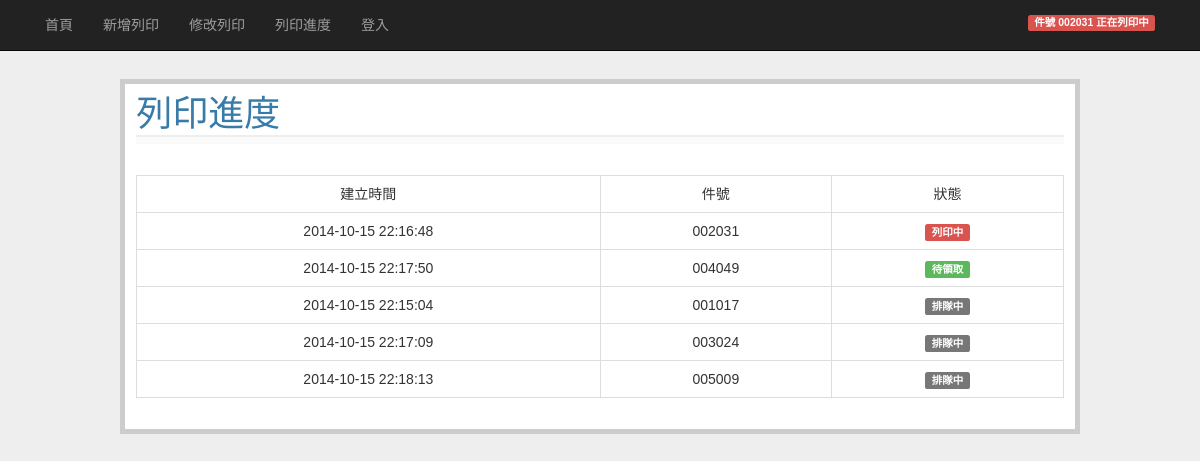
/show_print, run on an earlier commit of the app's database.
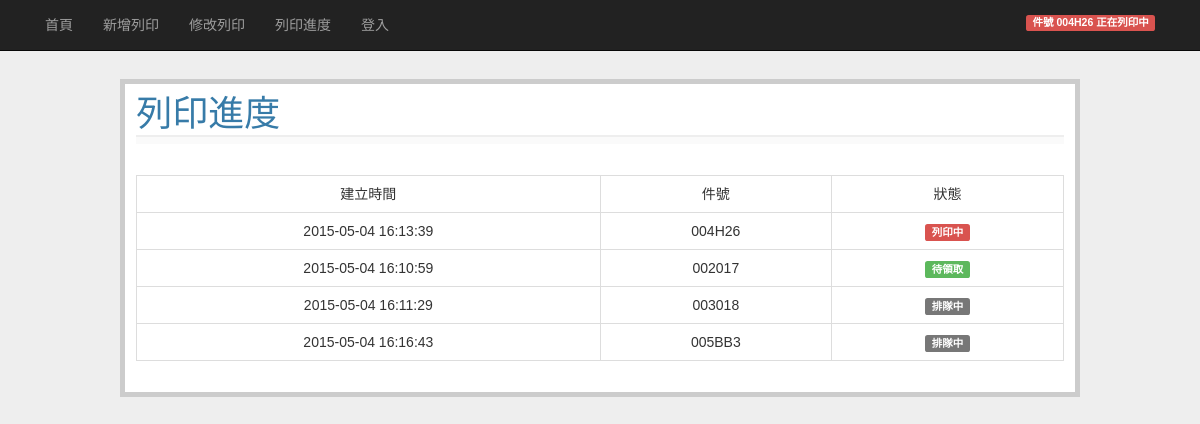
And on a later commit of the database.
### tables this page shows
CREATE TABLE prints (
  id integer primary key autoincrement,
  create_time datetime default (datetime('now','localtime')),
  print_id CHAR(6) UNIQUE not null,
  stu_id CHAR(10) not null,
  name string not null,
  phone CHAR(10) not null,
  status int not null
);

### web_server.py (the view)
@app.route('/show_print')
def show_entries(grbl=0):
    title="列印進度"
    if not session.get('logged_in'):
        cur = g.db.execute('select create_time, print_id, stu_id, status from prints where status<>"4" order by status desc,create_time asc')
        entries = [dict(create_time=row[0],print_id=row[1],stu_id=row[2],status=row[3]) for row in cur.fetchall()]
    else:
        cur = g.db.execute('select create_time, print_id, stu_id, name, phone, status from prints where status<>"4" order by status desc,create_time asc')
        entries = [dict(create_time=row[0],print_id=row[1],stu_id=row[2],name=row[3],phone=row[4],status=row[5]) for row in cur.fetchall()]
    return render_template('show_entries.html', entries=entries,printnow=get_print_now_id(),title=title,grbl=grbl)

### web_server.py (called while the page is built)
def connect_db():
    return sqlite3.connect(app.config['DATABASE'])

def get_print_now_id():
    pt = g.db.execute('select print_id from prints where status=3')
    printnow=pt.fetchall()
    return printnow[0][0] if printnow else None

@app.before_request
def before_request():
    g.db = connect_db()

@app.teardown_request
def teardown_request(exception):
    db = getattr(g, 'db', None)
    if db is not None:
        db.close()

### templates/show_entries.html (shortened to what this page needs)
{% extends "layout.html" %}
{% block input %}
<br>
<table id="status" class="table table-bordered text-center">
  <tr>
    <td class="col-md-2">建立時間</td>
    <td class="col-md-1">件號</td>
    <td class="col-md-1">狀態</td>
  </tr>
{% for entry in entries %}
    <tr>
      <td Style="vertical-align:middle; height: auto;">{{ entry.create_time }}</td>
      <td Style="vertical-align:middle; height: auto;">{{ entry.print_id }}</td>
      <td Style="vertical-align:middle; height: auto;">
        <span class="label
        {% if entry.status==1 %}
           label-default ">排隊中</span>
        {% elif entry.status==3 %}
           label-danger">列印中</span>
        {% elif entry.status==2 %}
           label-success">待領取</span>
        {% elif entry.status==0 %}
           label-default">Creating</span>
        {% endif %}
      </td>
    </tr>
{% else %}
<tr>
  <td colspan='7'><em>尚未有任何列印佇列。</em></td>
</tr>
{% endfor %}
</table>
{% endblock %}

### templates/layout.html (shortened to what this page needs)
<!doctype html>
<head>
  <link href="{{ url_for('static', filename='css/bootstrap.css') }}" rel="stylesheet" media="screen">
  <link rel=stylesheet type=text/css href="{{ url_for('static', filename='style.css') }}">
</head>
<body>
  <nav class="navbar navbar-default navbar-static-top navbar-inverse" role="navigation">
    <div class="container">
      <span>
      <ul class="nav navbar-nav">
          <li><a href="{{ url_for('show_index') }}">首頁</a></li>
          <li><a href="{{ url_for('add_entry') }}">新增列印</a></li>
          <li><a href="{{ url_for('search_entry') }}">修改列印</a></li>
          <li><a href="{{ url_for('show_entries') }}">列印進度</a></li>
          <li>
            {% if not session.logged_in %}
              <a href="{{ url_for('login') }}">登入</a>
            {% else %}
              <a href="{{ url_for('logout') }}">登出</a>
            {% endif %}
          </li>
      </ul>
      </span>
      {% if printnow!=None %}
      <span class="label label-danger status-r-margin pull-right">  件號 {{ printnow }} 正在列印中</span>
      {% else %}
      <span class="label label-success status-r-margin pull-right">機器待命中</span>
      {% endif %}
    </div>
  </nav>
  <div class="row page">
    <h1>{{ title }}</h1>
    <div class=metanav>
    </div>
    {% block input %}{% endblock %}
  </div>
</body>

What changed in the data, as far as the page shows it:
removed prints: print "002031", create_time "2014-10-15 22:16:48", print_id "002031", status "列印中"
removed prints: create_time "2014-10-15 22:17:50", print_id "004049", status "待領取"
no longer on this page (row edited): prints: create_time "2014-10-15 22:15:04", print_id "001017", status "排隊中"
removed prints: create_time "2014-10-15 22:17:09", print_id "003024", status "排隊中"
removed prints: create_time "2014-10-15 22:18:13", print_id "005009", status "排隊中"
added prints: print "004H26", create_time "2015-05-04 16:13:39", print_id "004H26", status "列印中"
added prints: create_time "2015-05-04 16:10:59", print_id "002017", status "待領取"
added prints: create_time "2015-05-04 16:11:29", print_id "003018", status "排隊中"
added prints: create_time "2015-05-04 16:16:43", print_id "005BB3", status "排隊中"
